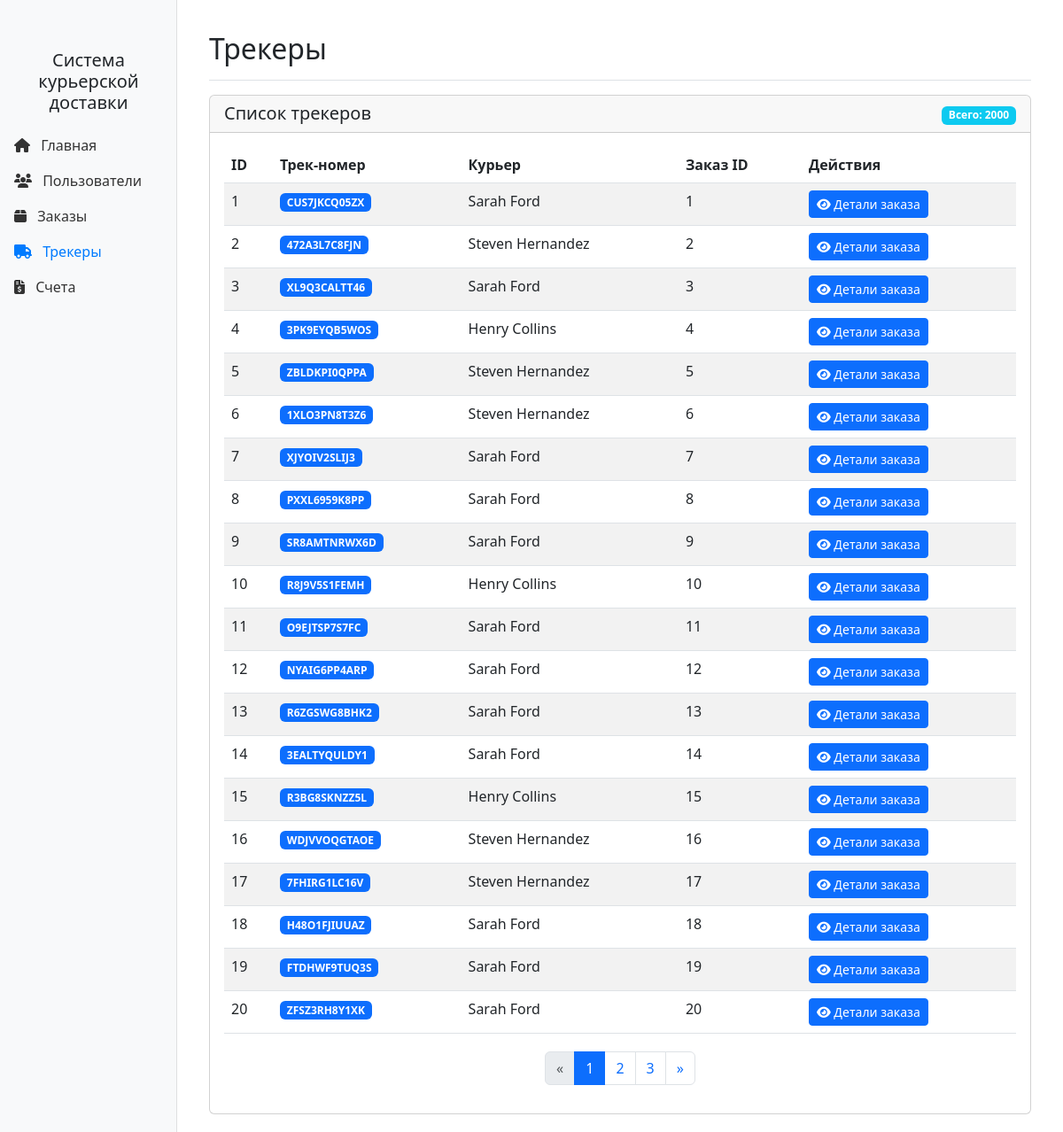
Page /trackers on the committed database.
### 10.04.25/courier_delivery_system/main.py (models this page shows, shortened)
class Tracker(Base):
    __tablename__ = 'trackers'
    id = Column(Integer, primary_key=True)
    courier_id = Column(Integer, ForeignKey('users.id'), nullable=False)
    order_id = Column(Integer, ForeignKey('orders.id'), nullable=False)
    track_number = Column(String(50), nullable=False, unique=True)
    courier = relationship('User', back_populates='trackers_as_courier')
    order = relationship('Order', back_populates='trackers')

class User(Base):
    __tablename__ = 'users'
    id = Column(Integer, primary_key=True)
    lastname = Column(String(100), nullable=True)
    name = Column(String(100), nullable=False)
    surname = Column(String(100), nullable=True)
    role_id = Column(Integer, ForeignKey('roles.id'), nullable=False)
    username = Column(String(50), nullable=False, unique=True)
    password = Column(String(128), nullable=False)  # хранится хеш пароля
    role = relationship('Role', back_populates='users')
    orders = relationship('Order', back_populates='user')
    trackers_as_courier = relationship('Tracker', back_populates='courier')

class Order(Base):
    __tablename__ = 'orders'
    id = Column(Integer, primary_key=True)
    user_id = Column(Integer, ForeignKey('users.id'), nullable=False)
    address_from_lat = Column(Float, nullable=False)
    address_from_long = Column(Float, nullable=False)
    address_to_lat = Column(Float, nullable=False)
    address_to_long = Column(Float, nullable=False)
    invoice_id = Column(Integer, ForeignKey('invoices.id'), nullable=True)
    created_at = Column(BigInteger, nullable=False, default=lambda: int(datetime.now().timestamp()))
    user = relationship('User', back_populates='orders')
    invoice = relationship('Invoice', back_populates='order')
    trackers = relationship('Tracker', back_populates='order')

### 10.04.25/courier_delivery_system/app.py (the view)
@app.route('/trackers')
def trackers():
    page = request.args.get('page', 1, type=int)
    per_page = 20
    offset = (page - 1) * per_page
    trackers = db_session.query(Tracker).join(User, Tracker.courier_id == User.id)\
        .join(Order, Tracker.order_id == Order.id)\
        .add_columns(
            Tracker.id,
            Tracker.track_number,
            User.name.label('courier_name'),
            User.lastname.label('courier_lastname'),
            Order.id.label('order_id')
        ).offset(offset).limit(per_page).all()
    total = db_session.query(func.count(Tracker.id)).scalar()
    return render_template('trackers.html',
                           trackers=trackers,
                           page=page,
                           per_page=per_page,
                           total=total)

### 10.04.25/courier_delivery_system/app.py (called while the page is built)
@app.teardown_appcontext
def shutdown_session(exception=None):
    db_session.remove()

### 10.04.25/courier_delivery_system/templates/trackers.html (shortened to what this page needs)
{% extends "base.html" %}
{% block content %}
<div class="container-fluid">
    <div class="d-flex justify-content-between flex-wrap flex-md-nowrap align-items-center pt-3 pb-2 mb-3 border-bottom">
        <h1 class="h2">Трекеры</h1>
    </div>
    <div class="card">
        <div class="card-header d-flex justify-content-between align-items-center">
            <h5 class="mb-0">Список трекеров</h5>
            <div>
                <span class="badge bg-info">Всего: {{ total }}</span>
            </div>
        </div>
        <div class="card-body">
            <div class="table-responsive">
                <table class="table table-striped table-hover">
                    <thead>
                        <tr>
                            <th>ID</th>
                            <th>Трек-номер</th>
                            <th>Курьер</th>
                            <th>Заказ ID</th>
                            <th>Действия</th>
                        </tr>
                    </thead>
                    <tbody>
                        {% for tracker in trackers %}
                        <tr>
                            <td>{{ tracker.id }}</td>
                            <td>
                                <span class="badge bg-primary">{{ tracker.track_number }}</span>
                            </td>
                            <td>{{ tracker.courier_name }} {{ tracker.courier_lastname or '' }}</td>
                            <td>{{ tracker.order_id }}</td>
                            <td>
                                <a href="{{ url_for('order_detail', order_id=tracker.order_id) }}" class="btn btn-sm btn-primary">
                                    <i class="fas fa-eye"></i> Детали заказа
                                </a>
                            </td>
                        </tr>
                        {% endfor %}
                    </tbody>
                </table>
                <div class="pagination-container d-flex justify-content-center">
                    <nav aria-label="Навигация по страницам">
                        <ul class="pagination">
                            {% set total_pages = (total // per_page) + (1 if total % per_page > 0 else 0) %}
                            {% if page > 1 %}
                            <li class="page-item">
                                <a class="page-link" href="{{ url_for('trackers', page=page-1) }}" aria-label="Предыдущая">
                                    <span aria-hidden="true">&laquo;</span>
                                </a>
                            </li>
                            {% else %}
                            <li class="page-item disabled">
                                <a class="page-link" href="#" aria-label="Предыдущая">
                                    <span aria-hidden="true">&laquo;</span>
                                </a>
                            </li>
                            {% endif %}
                            {% for i in range(1, total_pages + 1) %}
                                {% if i == page %}
                                <li class="page-item active"><a class="page-link" href="#">{{ i }}</a></li>
                                {% elif i >= page - 2 and i <= page + 2 %}
                                <li class="page-item"><a class="page-link" href="{{ url_for('trackers', page=i) }}">{{ i }}</a></li>
                                {% endif %}
                            {% endfor %}
                            {% if page < total_pages %}
                            <li class="page-item">
                                <a class="page-link" href="{{ url_for('trackers', page=page+1) }}" aria-label="Следующая">
                                    <span aria-hidden="true">&raquo;</span>
                                </a>
                            </li>
                            {% else %}
                            <li class="page-item disabled">
                                <a class="page-link" href="#" aria-label="Следующая">
                                    <span aria-hidden="true">&raquo;</span>
                                </a>
                            </li>
                            {% endif %}
                        </ul>
                    </nav>
                </div>
            </div>
        </div>
    </div>
</div>
{% endblock %}

### 10.04.25/courier_delivery_system/templates/base.html (style rules this page uses)
.pagination-container { margin-top: 20px; }

### rows in the picture
Tracker: id "1", track_number "CUS7JKCQ05ZX", courier_name "Sarah", lastname "Ford", order_id "1"
Tracker: id "2", track_number "472A3L7C8FJN", courier_name "Steven", lastname "Hernandez", order_id "2"
Tracker: id "3", track_number "XL9Q3CALTT46", courier_name "Sarah", lastname "Ford", order_id "3"
Tracker: id "4", track_number "3PK9EYQB5WOS", courier_name "Henry", lastname "Collins", order_id "4"
Tracker: id "5", track_number "ZBLDKPI0QPPA", courier_name "Steven", lastname "Hernandez", order_id "5"
Tracker: id "6", track_number "1XLO3PN8T3Z6", courier_name "Steven", lastname "Hernandez", order_id "6"
Tracker: id "7", track_number "XJYOIV2SLIJ3", courier_name "Sarah", lastname "Ford", order_id "7"
Tracker: id "8", track_number "PXXL6959K8PP", courier_name "Sarah", lastname "Ford", order_id "8"
Tracker: id "9", track_number "SR8AMTNRWX6D", courier_name "Sarah", lastname "Ford", order_id "9"
Tracker: id "10", track_number "R8J9V5S1FEMH", courier_name "Henry", lastname "Collins", order_id "10"
Tracker: id "11", track_number "O9EJTSP7S7FC", courier_name "Sarah", lastname "Ford", order_id "11"
Tracker: id "12", track_number "NYAIG6PP4ARP", courier_name "Sarah", lastname "Ford", order_id "12"
Tracker: id "13", track_number "R6ZGSWG8BHK2", courier_name "Sarah", lastname "Ford", order_id "13"
Tracker: id "14", track_number "3EALTYQULDY1", courier_name "Sarah", lastname "Ford", order_id "14"
Tracker: id "15", track_number "R3BG8SKNZZ5L", courier_name "Henry", lastname "Collins", order_id "15"
Tracker: id "16", track_number "WDJVVOQGTAOE", courier_name "Steven", lastname "Hernandez", order_id "16"
Tracker: id "17", track_number "7FHIRG1LC16V", courier_name "Steven", lastname "Hernandez", order_id "17"
Tracker: id "18", track_number "H48O1FJIUUAZ", courier_name "Sarah", lastname "Ford", order_id "18"
Tracker: id "19", track_number "FTDHWF9TUQ3S", courier_name "Sarah", lastname "Ford", order_id "19"
Tracker: id "20", track_number "ZFSZ3RH8Y1XK", courier_name "Sarah", lastname "Ford", order_id "20"

### other values in the picture
{{ total }} "2000"
{{ i }} "1"
{{ i }} "2" "3"
